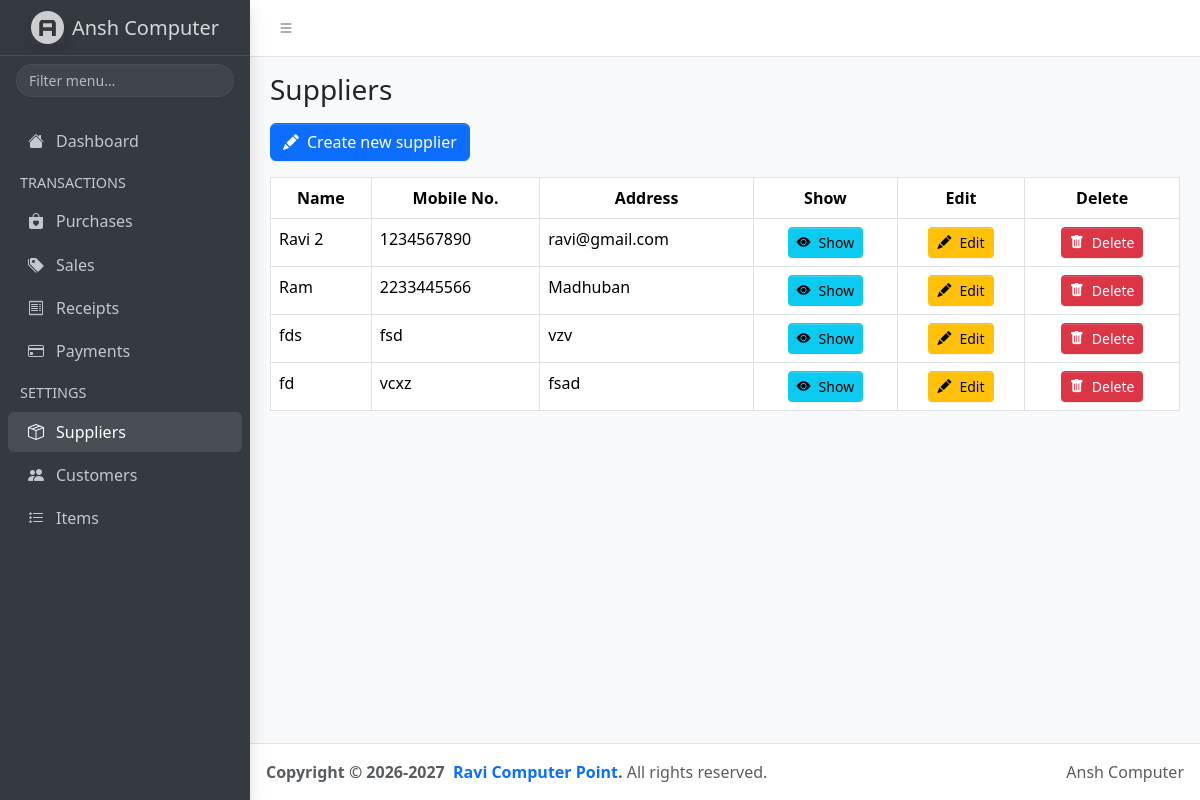
The app's page /suppliers/index.php with its own data.
### tables this page shows
CREATE TABLE `suppliers` (
  `id` int(11) NOT NULL,
  `name` varchar(50) NOT NULL,
  `mobile_no` varchar(10) DEFAULT NULL,
  `address` varchar(50) DEFAULT NULL
);

### suppliers/index.php (the view, shortened to what this page needs)
<?php
    include('../includes/header.php');
    include('../db_config.php');
?>
<a href="create.php" class="btn btn-primary">
    <i class="bi bi-pencil-fill me-2"></i>Create new supplier
</a>
<table class="table table-bordered my-3" id="table">
    <thead>
        <tr class="text-center">
            <th>Name</th>
            <th>Mobile No.</th>
            <th>Address</th>
            <th>Show</th>
            <th>Edit</th>
            <th>Delete</th>
        </tr>
    </thead>
    <tbody>
        <?php
            $suppliers = mysqli_query($conn, "select * from suppliers");
        ?>
        <?php while($supplier = mysqli_fetch_assoc($suppliers)): ?>
            <tr>
                <td><?php echo $supplier['name'] ?></td>
                <td><?php echo $supplier['mobile_no'] ?></td>
                <td><?php echo $supplier['address'] ?></td>
                <td class="text-center">
                    <a href="show.php?id=<?php echo $supplier['id'] ?>" class="btn btn-info btn-sm">
                        <i class="bi bi-eye-fill me-2"></i>Show
                    </a>
                </td>
                <td class="text-center">
                    <a href="edit.php?id=<?php echo $supplier['id'] ?>" class="btn btn-warning btn-sm">
                        <i class="bi bi-pencil-fill me-2"></i>Edit
                    </a>
                </td>
                <td class="text-center">
                    <form action="delete.php" method="POST" onsubmit="return confirm('Do you really want to delete?');">
                        <button type="submit" class="btn btn-danger btn-sm">
                            <i class="bi bi-trash-fill me-2"></i>Delete
                        </button>
                    </form>
                </td>
            </tr>
        <?php endwhile; ?>
    </tbody>
</table>
<?php include('../includes/footer.php'); ?>

### records on screen
suppliers: name "Ravi 2", mobile_no "1234567890", address "ravi@gmail.com"
suppliers: name "Ram", mobile_no "2233445566", address "Madhuban"
suppliers: name "fds", mobile_no "fsd", address "vzv"
suppliers: name "fd", mobile_no "vcxz", address "fsad"

### other values on screen
$page_title "Suppliers"
